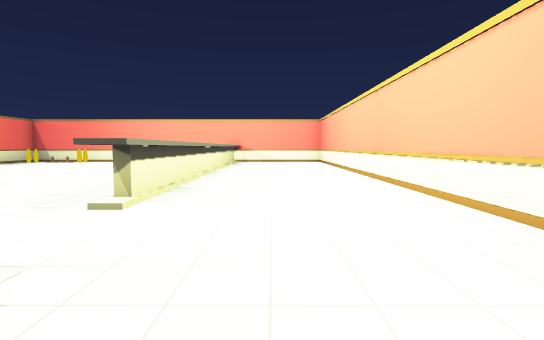
[1] (above)

19 first-person views from a walk through a scene from a Unity 3-D project. The camera is 1.5 m above the floor, tilts 4° down and sees 80° across. The floor is counted in squares, 2 m on a side. Each view is taken from the middle of a square. On the plan, view 1 faces up. The plan holds only what a view shows up to about 11 squares ahead; the rest is blank. The player is left out. Some surface patterns are stand-ins.

[2]
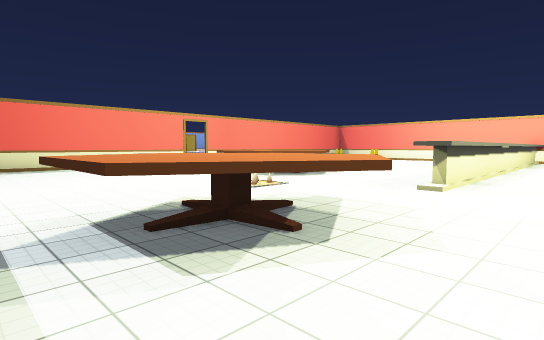

[3]
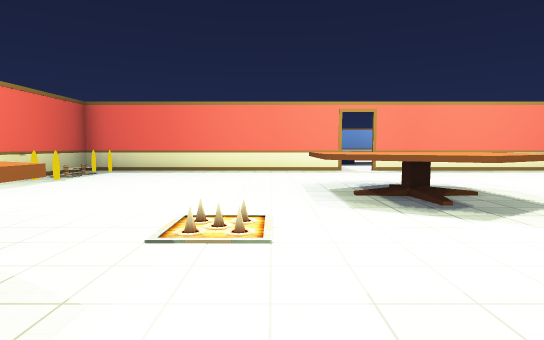

[4]
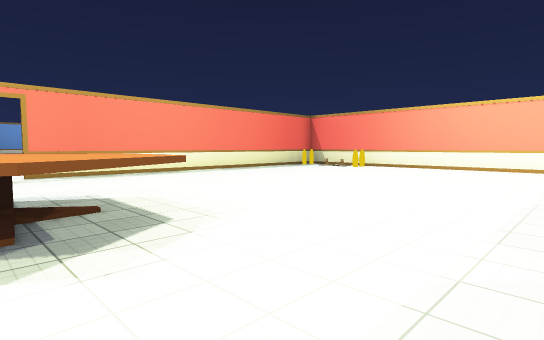

[5]
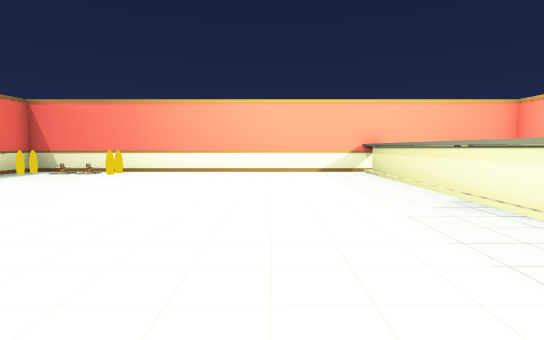

[6]
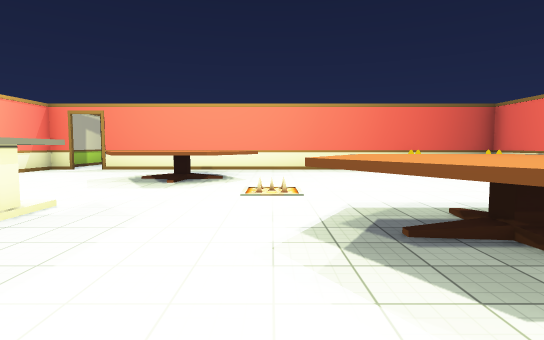

[7]
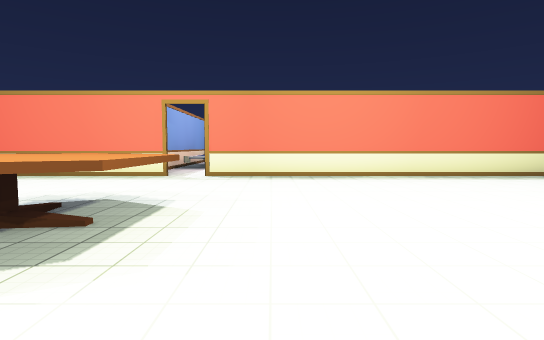

[8]
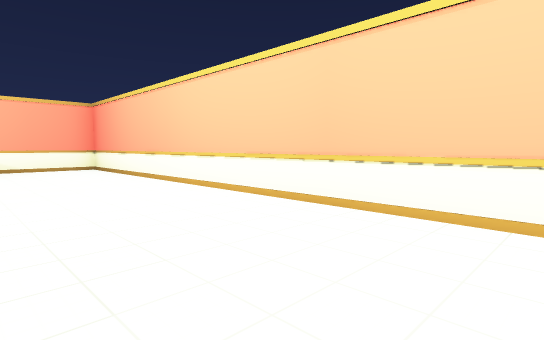

[9]
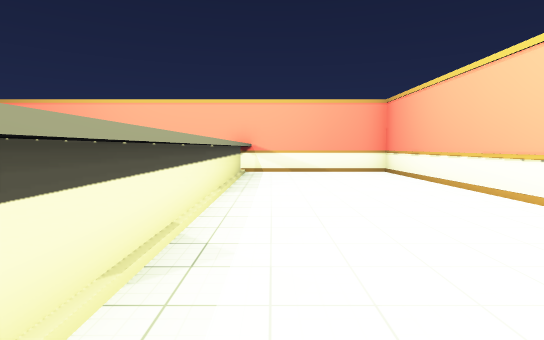

[10]
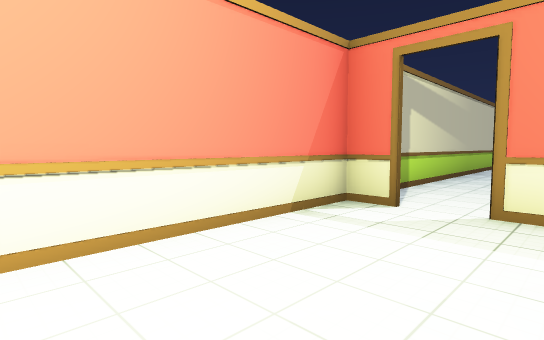

[11]
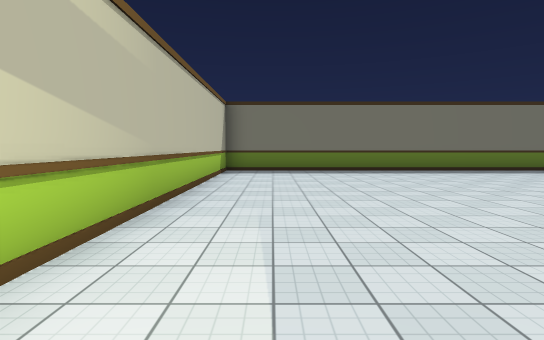

[12]
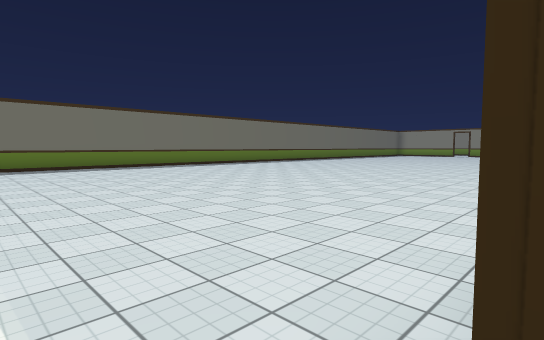

[13]
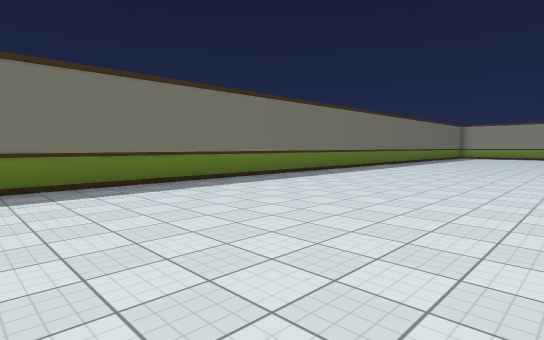

[14]
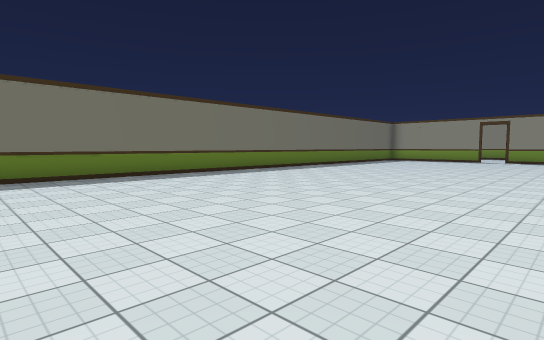

[15]
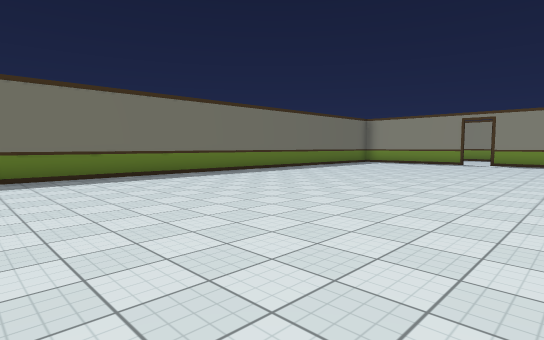

[16]
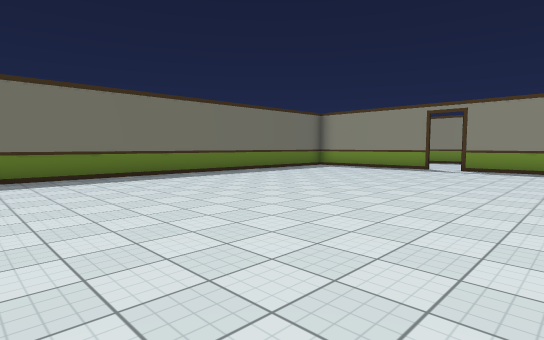

[17]
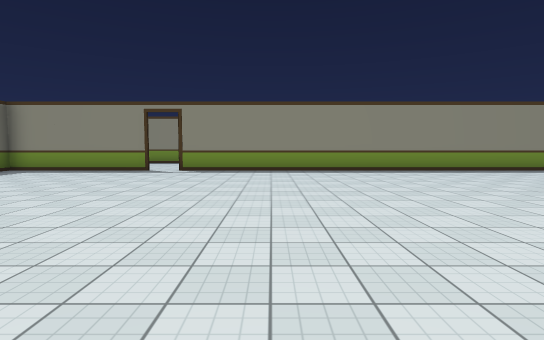

[18]
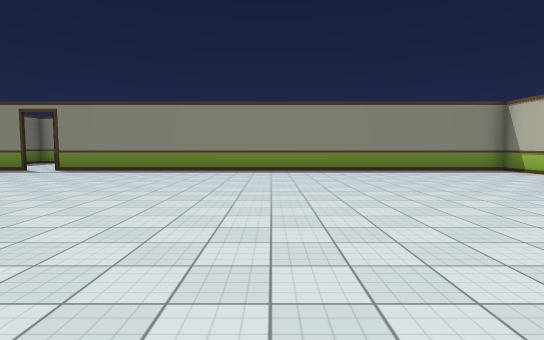

[19]
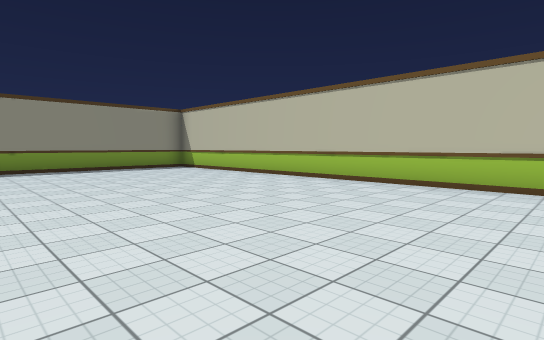

### Floor plan
Points are (right, up) in squares from view 1. A wall is a line through its corners. A room is listed if a view was taken in it or the views show most of it. See-through windows are left out.
Room 1 (views 1, 2, 3, 4, 5, 6, 7, 8, 9, 10, 12)
walls: (-2.1, 10.2) (-2.1, 16.2); (-12.5, 5.2) (-12.5, -3) (0.8, -3); (2.5, 2.9) (2.5, 17) (-12.5, 17) (-12.5, 6.2); (-1.9, 15.4) (-1.9, 4.2); (-1.6, 15.3) (-1.6, 3.6) (-2.1, 3.6) (-2.1, 4.7); (-1.9, 16.2) (-1.9, 15.8); (1.6, -3) (2.5, -3) (2.5, 0.9)
ways out: opening at (1, -3) to room 2; opening at (-13, 6)
objects: other object (-11, -2); other object (-11, 16); other object (-10, -2); other object (-10, 16); other object (-9, 4) to (-6, 6); other object (-4, -1) to (-1, 1)
Room 2 (views 11, 13, 14, 15, 16, 17, 18, 19)
walls: (-16.5, 4.5) (-27.5, 4.5) (-27.5, -10); (-23.1, -15.5) (2.5, -15.5) (2.5, -4.6); (-27.5, -10.9) (-27.5, -15.5)
ways out: opening at (1, -3) to room 1; gap at (-28, -10)

Where each view was taken, in squares from view 1:
view 1: 0 up, 0 right, facing up
view 2: 2 down, 0 right, facing up-left
view 3: 3 up, 2 left, facing left
view 4: 5 up, 3 left, facing up-left
view 5: 7 up, 5 left, facing up
view 6: 8 up, 5 left, facing down
view 7: 8 up, 4 left, facing left
view 8: 5 up, 1 left, facing up-right
view 9: 7 up, 1 left, facing up
view 10: 1 up, 0 right, facing down-right
view 11: 5 down, 1 right, facing down
view 12: 3 down, 1 right, facing down-left
view 13: 9 down, 3 left, facing down-left
view 14: 7 down, 9 left, facing down-left
view 15: 7 down, 12 left, facing down-left
view 16: 7 down, 16 left, facing down-left
view 17: 7 down, 17 left, facing left
view 18: 3 down, 17 left, facing left
view 19: 2 down, 16 left, facing up-left
